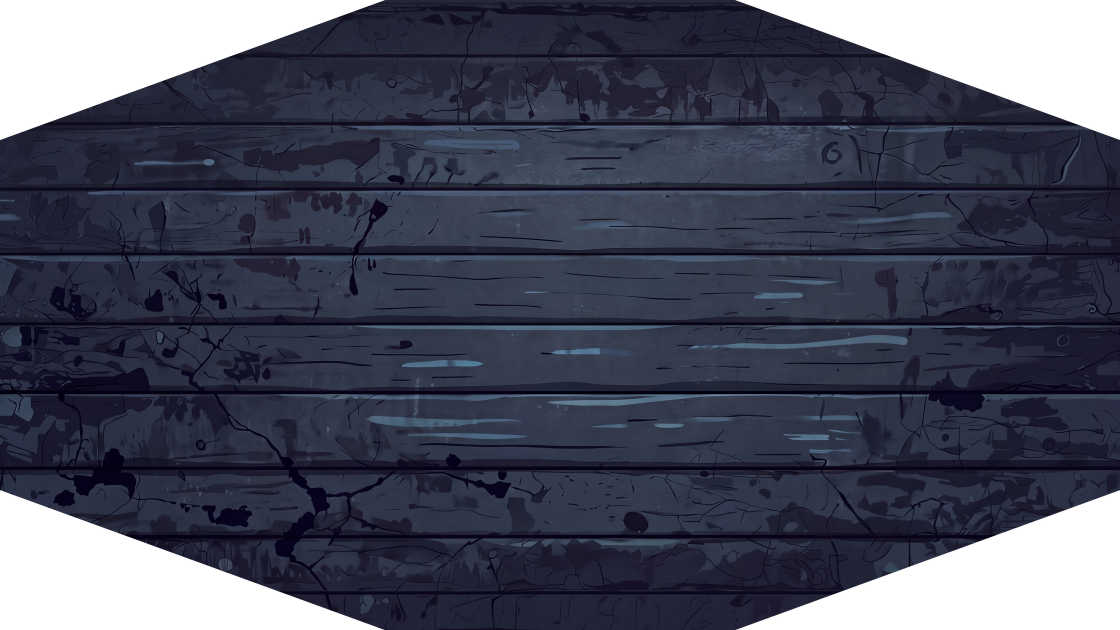
#> input picture Resources/Art/board/octagonal_dark_wood_board.png, 2240 x 1260 px (shown at 1/2 size)
$ python make_review_sheet.py
#> lines starting #> are read from the running program, lines starting #| are printed output that depends on the picture
#!/usr/bin/env python3
"""범퍼 STEP1 인게임 크기 검수 시트.

검수 기준 두 가지를 눈으로 확인하기 위한 도구다.

- 실제 게임 크기(92~128px)에서 형태가 뭉개지는가
- 범퍼가 공보다 먼저 눈에 들어오지 않는가

확정 보드(`Resources/Art/board/octagonal_dark_wood_board.png`) 위에
각 범퍼를 `visual_diameter` 실측값으로, 공을 64px 로 나란히 놓는다.

실행:
  python3 docs/bumper_guides/make_review_sheet.py
"""

from __future__ import annotations

import os

from PIL import Image, ImageDraw

HERE = os.path.dirname(__file__)
ROOT = os.path.abspath(os.path.join(HERE, "..", ".."))

BOARD = os.path.join(ROOT, "Resources/Art/board/octagonal_dark_wood_board.png")
BALL = os.path.join(ROOT, "Resources/Art/balls/glass_eye_ball.png")
STEP1 = os.path.join(HERE, "step1")
OUT = os.path.join(HERE, "step1_review_sheet.png")

# scripts/ball_base_system/pinball.gd: DEFAULT_BALL_DIAMETER = 64.0
BALL_DIAMETER = 64

# settings/bumpers/ 실측. (파일명, 표시 지름, 충돌 지름, 라벨)
ITEMS = [
    ("button", 92, 88, "단추 / NORMAL"),
    ("cotton", 104, 96, "솜 / NORMAL"),
    ("spring_doll", 112, 104, "용수철 인형 / BOUNCE"),
    ("spring_doll_hit", 112, 104, "용수철 인형 타격"),
    ("toy_drum", 128, 120, "장난감 북 / BOUNCE"),
    ("clockwork_cannon", 128, 112, "태엽 대포 / SHOT"),
    # 미끄럼틀은 `.tres` 가 없어 확정 지름이 없다. 공(64px)이 통로에 담기려면
    # 최소 이 정도는 돼야 한다는 가정값이다. 제작 가이드 1절 참고.
    ("marble_slide", 240, 232, "구슬 미끄럼틀 (지름 가정)"),
]

CELL = 280
COLS = 4
PAD = 26
ZOOM = 3  # 확대 비교용 배수


def load_board(width: int, height: int) -> Image.Image:
#> called with width = 1172, height = 918
    board = Image.open(BOARD).convert("RGBA")
#> board is the input picture: PIL image 2240x1260 RGBA; mean R, G, B, A 34.3, 37.4, 53.5, 216.1
    # 판자 결이 가장 고른 중앙부를 잘라 타일처럼 늘린다.
    crop = board.crop((320, 200, 1920, 1060))
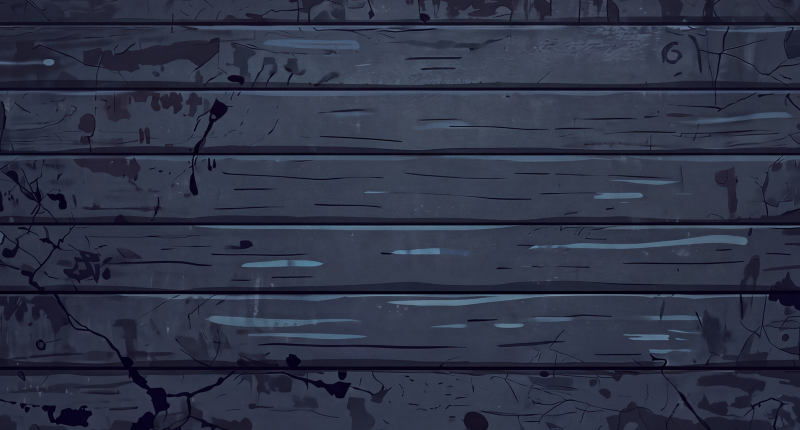
#> crop: PIL image 1600x860 RGBA (shown at 1/2 size); mean R, G, B, A 46, 51.3, 70.2, 255
    return crop.resize((width, height), Image.LANCZOS)
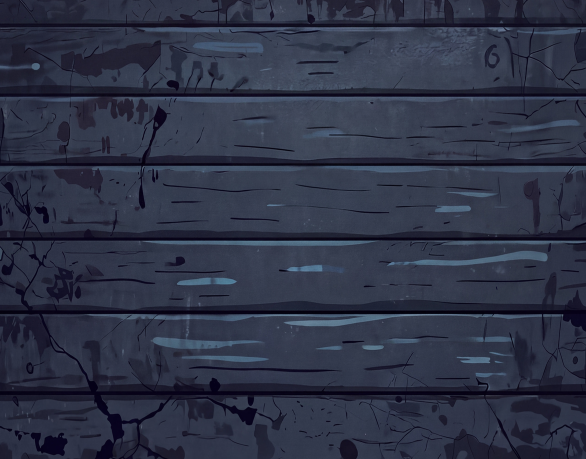
#> returned value: PIL image 1172x918 RGBA (shown at 1/2 size); mean R, G, B, A 46, 51.3, 70.2, 255


def paste_centered(canvas: Image.Image, sprite: Image.Image, cx: int, cy: int, diameter: int) -> None:
    scaled = sprite.resize((diameter, diameter), Image.LANCZOS)
    canvas.alpha_composite(scaled, (cx - diameter // 2, cy - diameter // 2))


def main() -> None:
    rows = (len(ITEMS) + COLS - 1) // COLS
    width = COLS * CELL + PAD * 2
    height = rows * CELL + PAD * 2 + CELL + PAD  # 아래에 확대 비교 한 줄

    sheet = Image.new("RGBA", (width, height), (0, 0, 0, 255))
    sheet.alpha_composite(load_board(width, height))
    draw = ImageDraw.Draw(sheet)

    ball = Image.open(BALL).convert("RGBA")
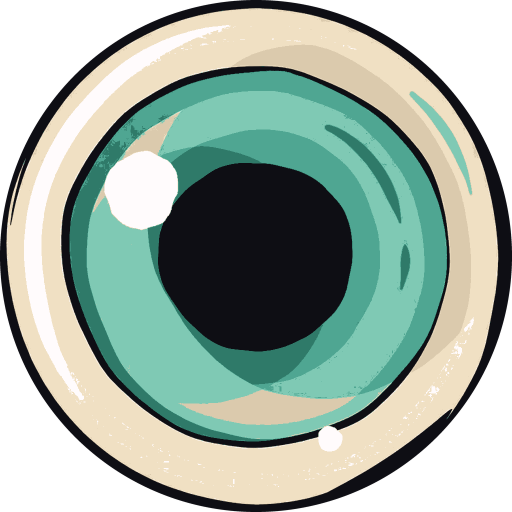
#> input picture Resources/Art/balls/glass_eye_ball.png, 1024 x 1024 px (shown at 1/2 size)
#> ball is the input picture: PIL image 1024x1024 RGBA; mean R, G, B, A 105.3, 122.3, 110.3, 200.3

    # ① 실제 게임 크기 + 공 대조
    for index, (name, visual, collision, label) in enumerate(ITEMS):
        col, row = index % COLS, index // COLS
        cx = PAD + col * CELL + CELL // 2
        cy = PAD + row * CELL + CELL // 2

        # 충돌 원을 얇게 표시해 외곽과 일치하는지 본다.
        r = collision / 2
        draw.ellipse([cx - r, cy - r, cx + r, cy + r], outline=(255, 80, 80, 150), width=1)

#> (the run stopped early here; a loop or call above may not have finished)
